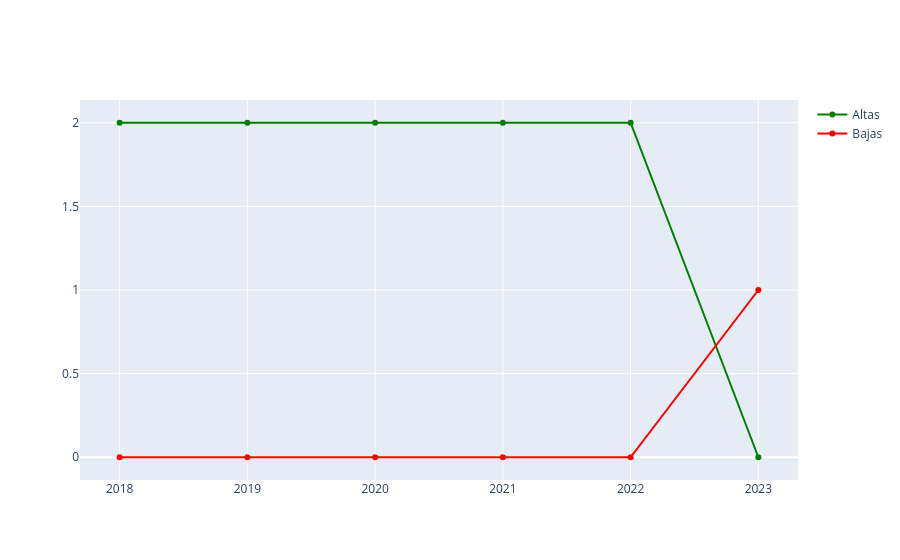
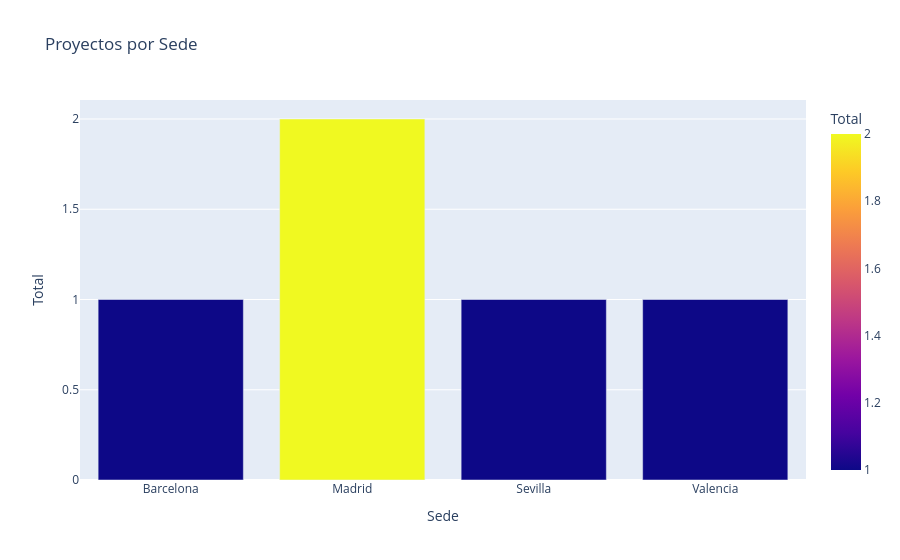

The cell these charts' notebook holds for them, in order:
### Markdown cell above
## 3. Evolucion y Proyectos

### Code cell
# Evolucion
h = df_emp['F_ALTA'].dt.year.value_counts().reset_index()
h.columns = ['Y', 'Altas']
e = df_emp['F_BAJA'].dt.year.value_counts().reset_index()
e.columns = ['Y', 'Bajas']
ev = pd.merge(h, e, on='Y', how='outer').fillna(0).sort_values('Y')
fig3 = go.Figure()
fig3.add_trace(go.Scatter(x=ev['Y'], y=ev['Altas'], name='Altas', line=dict(color='green')))
fig3.add_trace(go.Scatter(x=ev['Y'], y=ev['Bajas'], name='Bajas', line=dict(color='red')))
fig3.show()

# Proyectos por Sede
loc = df_prj.groupby('TX_LUGAR').size().reset_index()
loc.columns = ['Sede', 'Total']
fig4 = px.bar(loc, x='Sede', y='Total', title="Proyectos por Sede", color='Total')
fig4.show()

### Figure 1 — Plotly figure (JSON) as saved in the notebook; plotly's stock layout.template omitted (floating-point values rounded to 4 significant figures)
{"data": [{"line": {"color": "green"}, "name": "Altas", "type": "scatter", "x": [2018.0, 2019.0, 2020.0, 2021.0, 2022.0, 2023.0], "y": [2.0, 2.0, 2.0, 2.0, 2.0, 0.0]}, {"line": {"color": "red"}, "name": "Bajas", "type": "scatter", "x": [2018.0, 2019.0, 2020.0, 2021.0, 2022.0, 2023.0], "y": [0.0, 0.0, 0.0, 0.0, 0.0, 1.0]}], "layout": {}}

### Figure 2 — Plotly figure (JSON) as saved in the notebook; plotly's stock layout.template omitted (floating-point values rounded to 4 significant figures)
{"data": [{"hovertemplate": "Sede=%{x}<br>Total=%{marker.color}<extra></extra>", "legendgroup": "", "marker": {"color": [1, 2, 1, 1], "coloraxis": "coloraxis", "pattern": {"shape": ""}}, "name": "", "orientation": "v", "showlegend": false, "textposition": "auto", "type": "bar", "x": ["Barcelona", "Madrid", "Sevilla", "Valencia"], "xaxis": "x", "y": [1, 2, 1, 1], "yaxis": "y"}], "layout": {"barmode": "relative", "coloraxis": {"colorbar": {"title": {"text": "Total"}}, "colorscale": [[0, "#0d0887"], [0.1111, "#46039f"], [0.2222, "#7201a8"], [0.3333, "#9c179e"], [0.4444, "#bd3786"], [0.5556, "#d8576b"], [0.6667, "#ed7953"], [0.7778, "#fb9f3a"], [0.8889, "#fdca26"], [1, "#f0f921"]]}, "legend": {"tracegroupgap": 0}, "title": {"text": "Proyectos por Sede"}, "xaxis": {"anchor": "y", "domain": [0, 1], "title": {"text": "Sede"}}, "yaxis": {"anchor": "x", "domain": [0, 1], "title": {"text": "Total"}}}}
